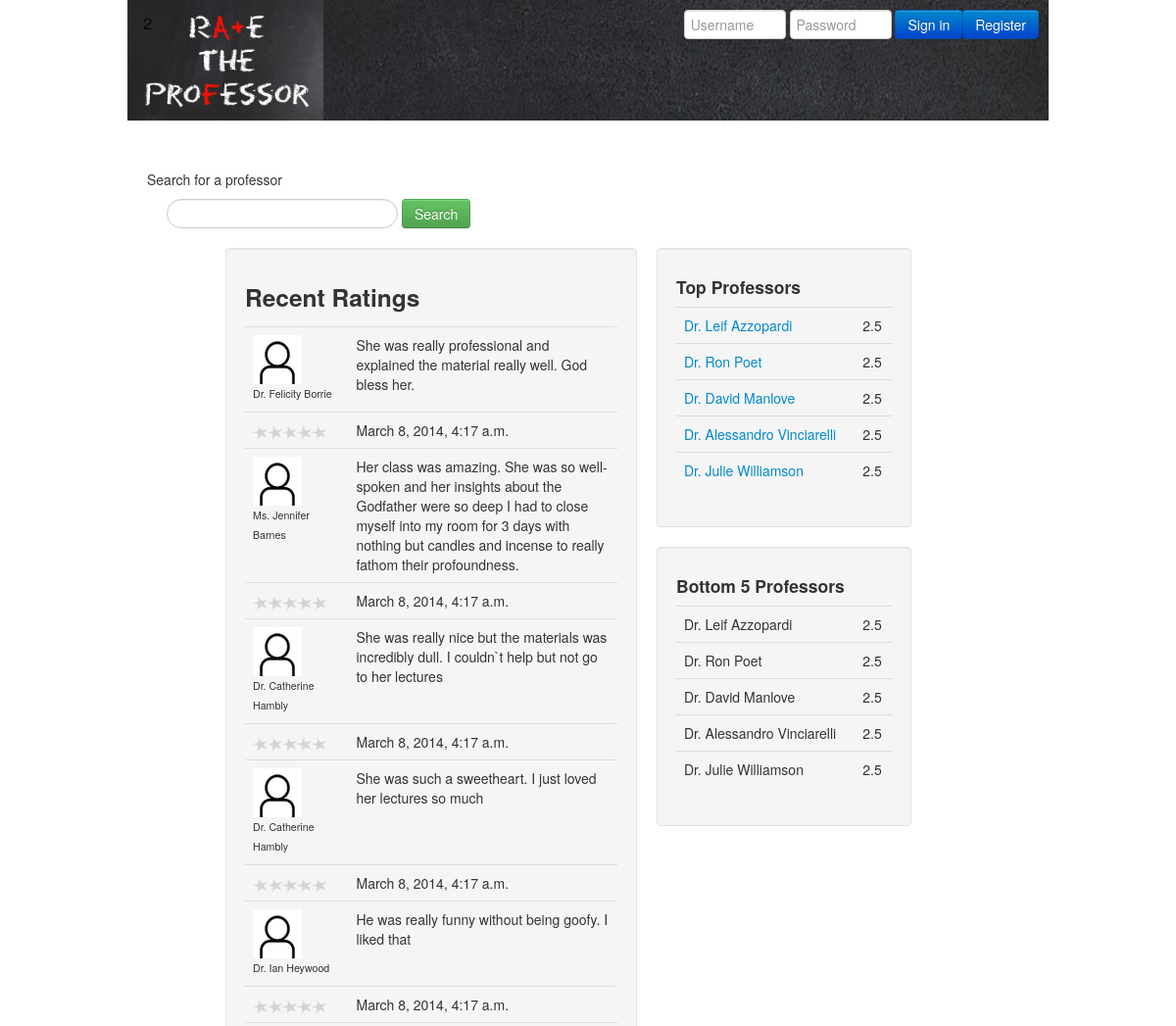
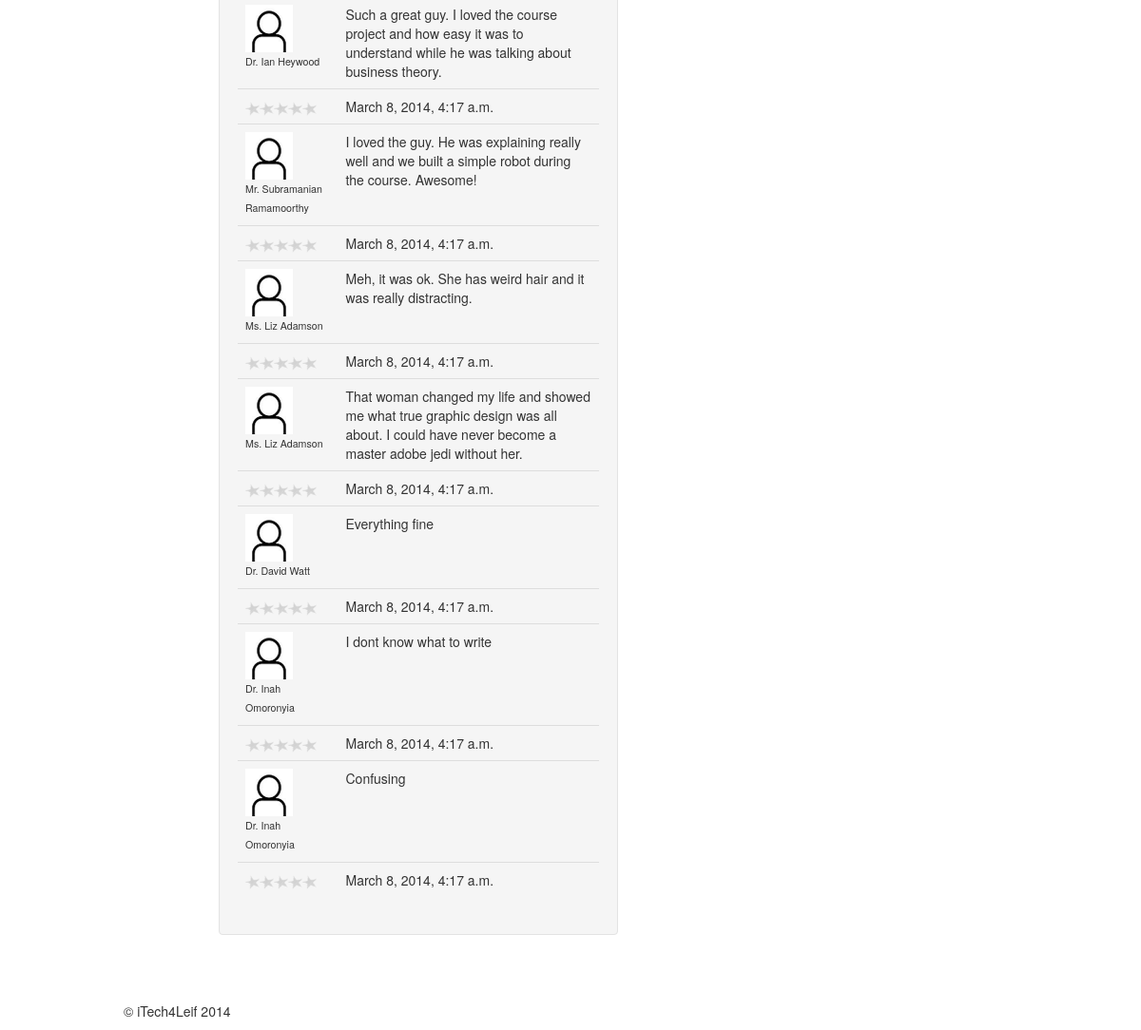
Before: / with the older database file (2 pictures, top to bottom).
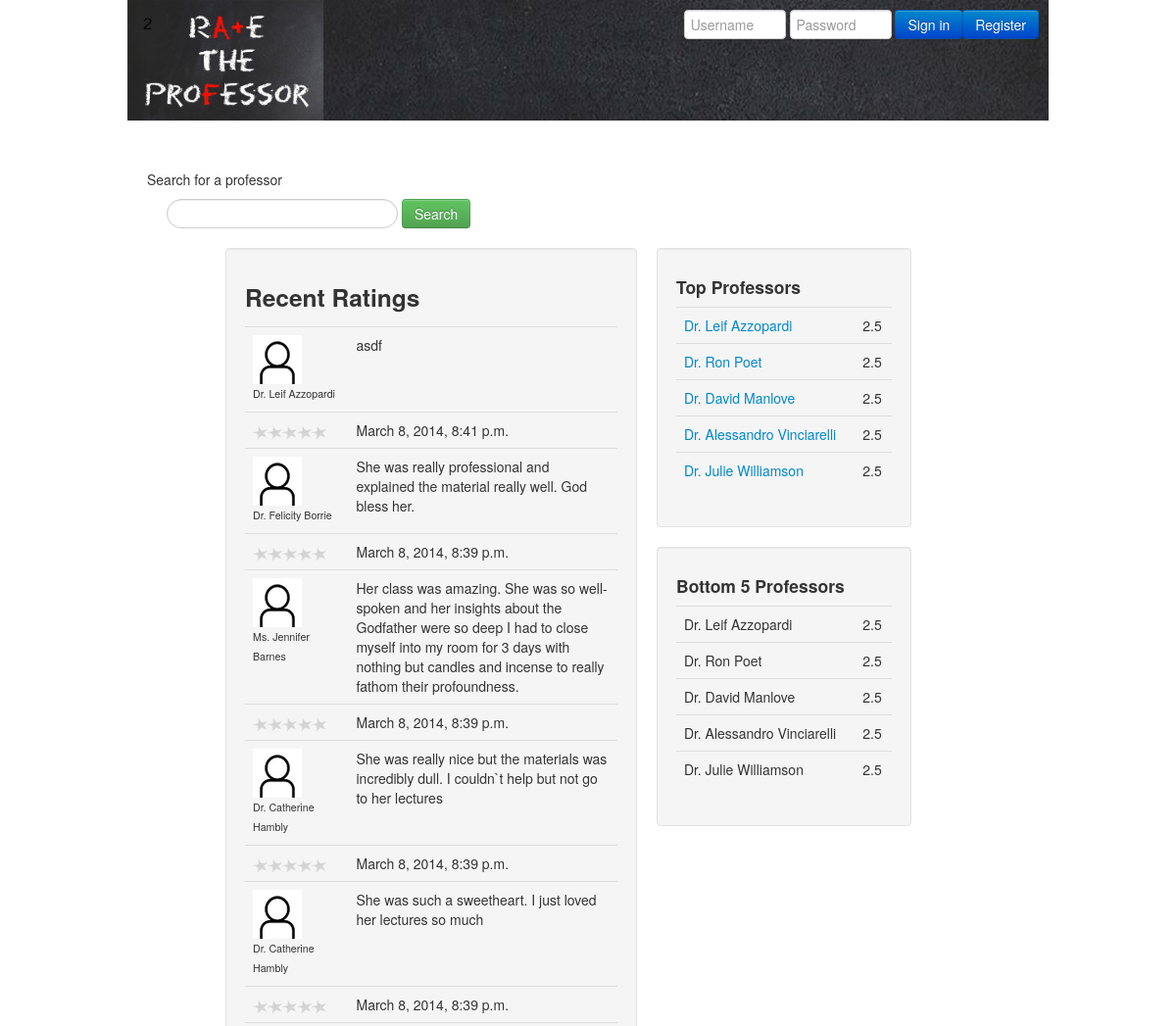
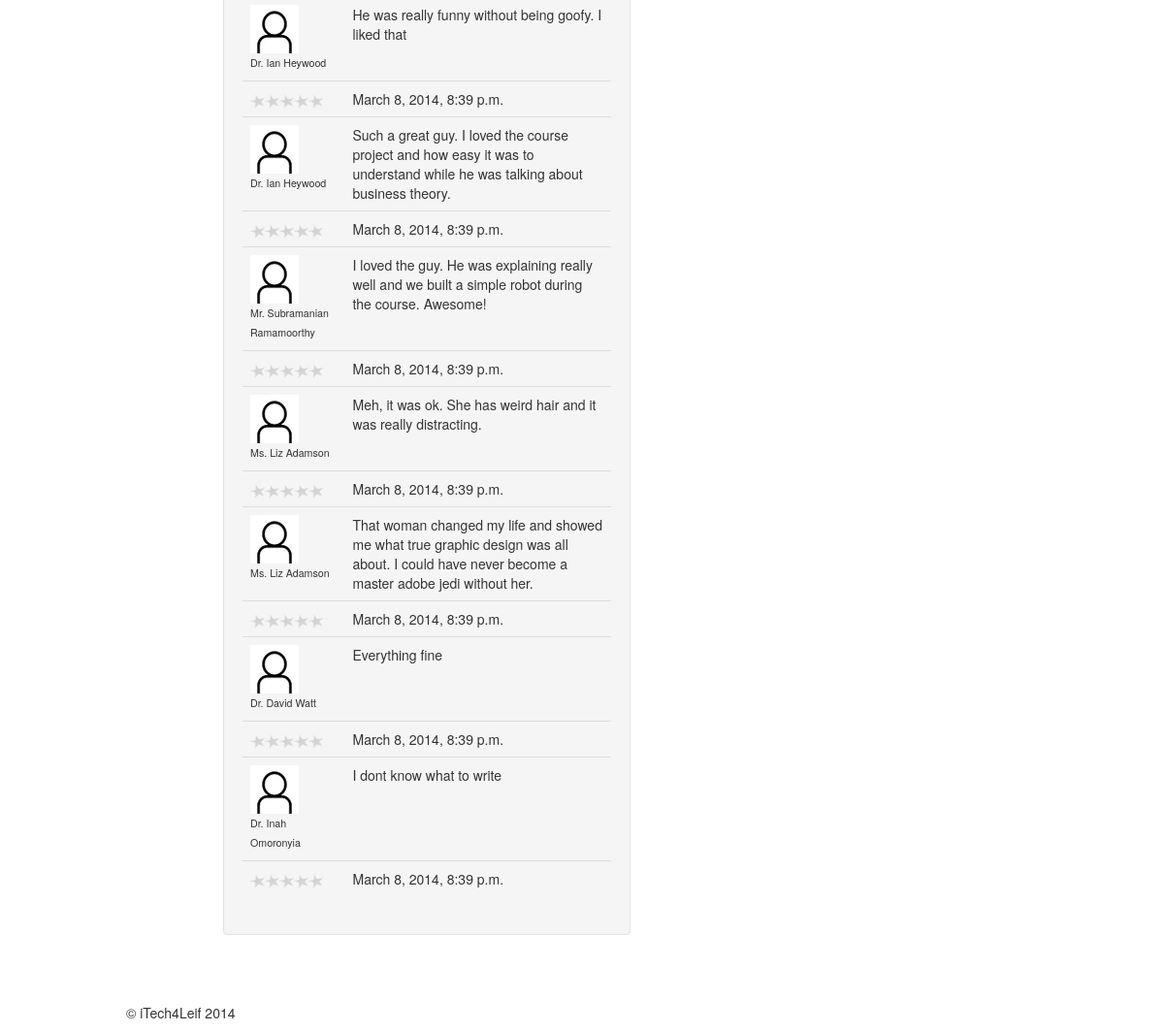
After: the same page with the newer database file (2 pictures, top to bottom).
### rate_the_professor/models.py (models this page shows, shortened)
class Rating(models.Model):
    user = models.ForeignKey(User, null=True)
    professor = models.ForeignKey(Professor)
    communication = models.DecimalField(max_digits=2, decimal_places=1, default=2.5)
    knowledge = models.DecimalField(max_digits=2, decimal_places=1, default=2.5)
    approachability = models.DecimalField(max_digits=2, decimal_places=1, default=2.5)
    enthusiasm = models.DecimalField(max_digits=2, decimal_places=1, default=2.5)
    clarity = models.DecimalField(max_digits=2, decimal_places=1, default=2.5)
    awesomeness = models.DecimalField(max_digits=2, decimal_places=1, default=2.5)
    comment = models.CharField(max_length=1024, null=False)
    datetime = models.DateTimeField(auto_now_add=True)
    def _calculate_rating(self):
        return u'%.2f' % ((self.communication + self.knowledge + self.approachability
                + self.enthusiasm + self.clarity + self.awesomeness) / 6)
    rating = property(_calculate_rating)

class Professor(models.Model):
    title = models.CharField(max_length=64)
    first_name = models.CharField(max_length=256)
    last_name = models.CharField(max_length=256)
    sum_of_ratings = models.DecimalField(max_digits=10, decimal_places=1, default=2.5)
    no_of_ratings = models.IntegerField(default=1)
    overall_rating = models.DecimalField(max_digits=2, decimal_places=1, default=2.5)
    picture = models.ImageField(upload_to='professors', blank=True)
    university = models.ForeignKey(University)
    courses_taught = models.ManyToManyField(Course)
    website_url = models.URLField()
    def _full_name(self):
        return u'%s %s %s ' % (self.title, self.first_name, self.last_name)
    full_name = property(_full_name)

### rate_the_professor/views.py (the view)
# urls.py: urlpatterns = patterns('',url(r'^$', views.index, name='index')
def index(request):
    context = RequestContext(request)
    recent_ratings = Rating.objects.order_by('-id')[:12]
    top_professors = Professor.objects.order_by('-overall_rating')[:5]
    bottom_professors = Professor.objects.order_by('overall_rating')[:5]
    context_dict = {'recent_ratings': recent_ratings, 'top_professors': top_professors,
                    'bottom_professors': bottom_professors}
    return render_to_response('rate_the_professor/index.html', context_dict, context)

### templates/rate_the_professor/index.html (shortened to what this page needs)
{% extends 'rate_the_professor/base.html' %}
{% load static %}
{% block body_block %}
    <div class="container-fluid">
       <p>Search for a professor</p>
       <form class="span8 form-search" id="search_form" method="post" action="/rate_the_professor/suggest_professor/">
          <input type="text" class="input-long search-query"  name="query" value="" id="query" />
          <button type="submit" class="btn btn-success" name="submit" value="Search">Search</button>
        </form>
     </div>
	<div class="span5 offset1 well" id="ratings-main">
		<h3>Recent Ratings</h3>
		{% if recent_ratings %}
		<table class="table">
			{% for rating in recent_ratings %}
			<tr>
				<td class="comment-prof">
	                <img class="comment-pic" src="{% static 'img/profpic.png' %}">
					<br>{{ rating.professor.full_name }}
				</td>
				<td>{{ rating.comment }}</td>
			</tr>
			<tr>
				<td class="rating">{{ rating.rating }}</td>
				<td>{{ rating.datetime }}</td>
			</tr>
			{% endfor %}
		</table>
		{% else %}
		<strong>There are no ratings present.</strong>
		{% endif %}
	</div>
	<div class="span3 well">
		<h4>Top Professors</h4>
		{% if top_professors %}
		<table class="table">
			{% for professor in top_professors %}
			<tr>
				<td><a href="/rate_the_professor/professor/{{ professor.id }}/">{{ professor.full_name }}</a></td>
				<td>{{ professor.overall_rating }}</td>
			</tr>
			{% endfor %}
		</table>
		{% else %}
		<strong>There are no professors present.</strong>
		{% endif %}
	</div>
	<div class="span3 well">
		<h4>Bottom 5 Professors</h4>
		{% if bottom_professors %}
		<table class="table">
			{% for professor in bottom_professors %}
			<tr>
				<td>{{ professor.full_name }}</td>
				<td>{{ professor.overall_rating }}</td>
			</tr>
			{% endfor %}
		</table>
		{% else %}
		<strong>There are no professors present.</strong>
		{% endif %}
	</div>
{% endblock %}

### templates/rate_the_professor/base.html (shortened to what this page needs)
{% load static %}
<!DOCTYPE html>
<html>
<head>
	<link href="{% static 'css/bootstrap-responsive.css' %}" rel="stylesheet">
	<link href="{% static 'css/bootstrap.min.css' %}" rel="stylesheet" media="screen">
</head>
<body>
	<div class="container">
		<div class="navbardiv row-fluid">
			<div class="span3">
				<a href="/rate_the_professor/"><img src="{% static 'img/logo.png' %}" class="logo"></a>
			</div>
			<div class="login-area">
				{% if user.is_authenticated %}
				<div class="pull-right">
					<form action="/rate_the_professor/logout/">
					    <button type="submit" value="Logout" class="btn btn-primary">Logout</button>
					</form>
				</div>
				{% else %}
				<div class="pull-right">
					<form action="/rate_the_professor/register/">
						<button type="submit" class="btn btn-primary">Register</button>
					</form>
				</div>
				<div class="pull-right">
					<form class="form-inline" id="login_form" method="post" action="/rate_the_professor/login/">
						<input class="input-small" input size="50" value="" id="id_username" name="username" placeholder="Username" type="text"/>
						<input class="input-small" size="50" value="" id="id_password" name="password" placeholder="Password" type="password" />
						<button type="submit" class="btn btn-primary">Sign in</button>
					</form>
				</div>
				{% endif %}
			</div>
		</div>
        <div>
            {% block body_block %}{% endblock %}
        </div>
	</div>
	<footer>
		<div class="container">
			<p>&copy; iTech4Leif 2014</p>
		</div>
	</footer>
</body>
</html>

Changed rows visible on the page:
no longer on this page (row edited): Rating: professor.full_name "Dr. Inah Omoronyia", comment "Confusing", datetime "March 8, 2014, 4:17 a.m."
added Rating: professor.full_name "Dr. Leif Azzopardi", comment "asdf", datetime "March 8, 2014, 8:41 p.m."
changed Rating "Dr. Felicity Borrie": datetime "March 8, 2014, 4:17 a.m." → "March 8, 2014, 8:39 p.m."
changed Rating "Ms. Jennifer Barnes": datetime "March 8, 2014, 4:17 a.m." → "March 8, 2014, 8:39 p.m."
changed Rating (number 4 of 12 on the later page): datetime "March 8, 2014, 4:17 a.m." → "March 8, 2014, 8:39 p.m."
changed Rating "She was such a sweetheart. I just loved her lectures so much": datetime "March 8, 2014, 4:17 a.m." → "March 8, 2014, 8:39 p.m."
changed Rating "He was really funny without being goofy. I liked that": datetime "March 8, 2014, 4:17 a.m." → "March 8, 2014, 8:39 p.m."
changed Rating (number 7 of 12 on the later page): datetime "March 8, 2014, 4:17 a.m." → "March 8, 2014, 8:39 p.m."
changed Rating "Mr. Subramanian Ramamoorthy": datetime "March 8, 2014, 4:17 a.m." → "March 8, 2014, 8:39 p.m."
changed Rating "Meh, it was ok. She has weird hair and it was really distracting.": datetime "March 8, 2014, 4:17 a.m." → "March 8, 2014, 8:39 p.m."
changed Rating (number 10 of 12 on the later page): datetime "March 8, 2014, 4:17 a.m." → "March 8, 2014, 8:39 p.m."
changed Rating "Everything fine": datetime "March 8, 2014, 4:17 a.m." → "March 8, 2014, 8:39 p.m."
changed Rating "I dont know what to write": datetime "March 8, 2014, 4:17 a.m." → "March 8, 2014, 8:39 p.m."
